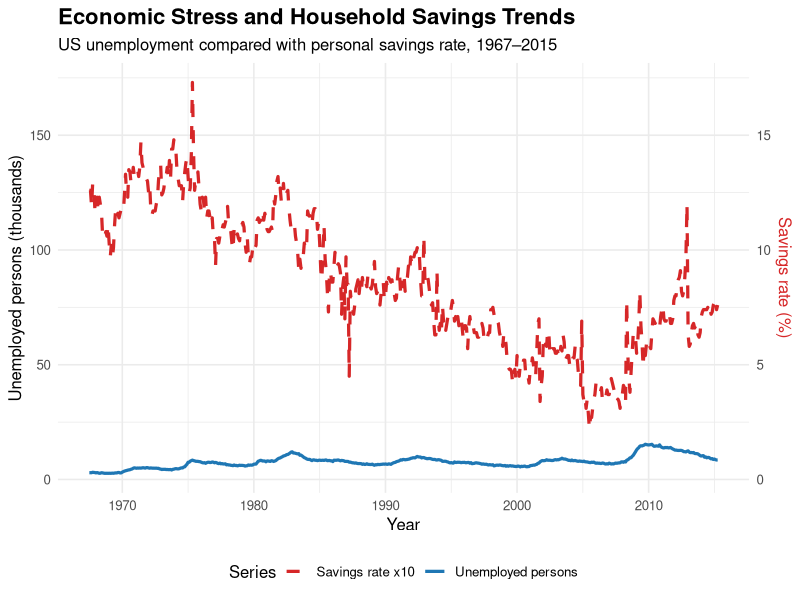
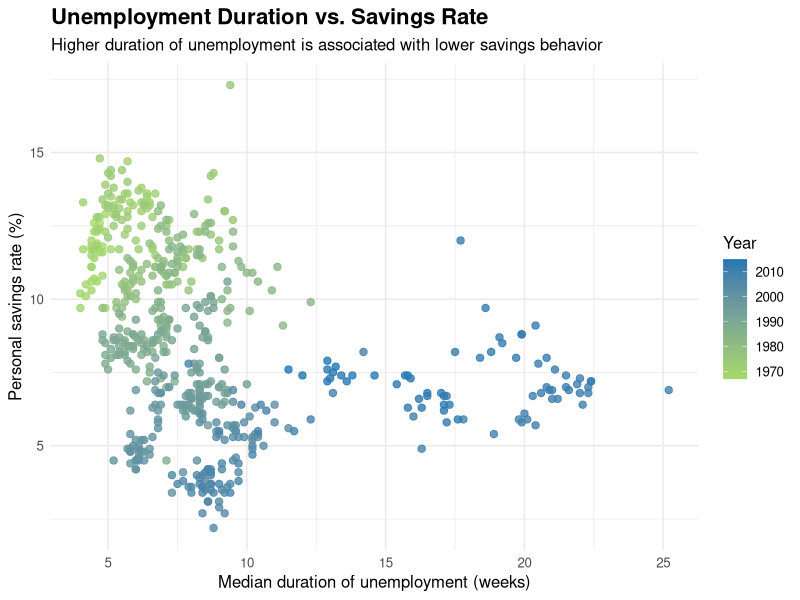
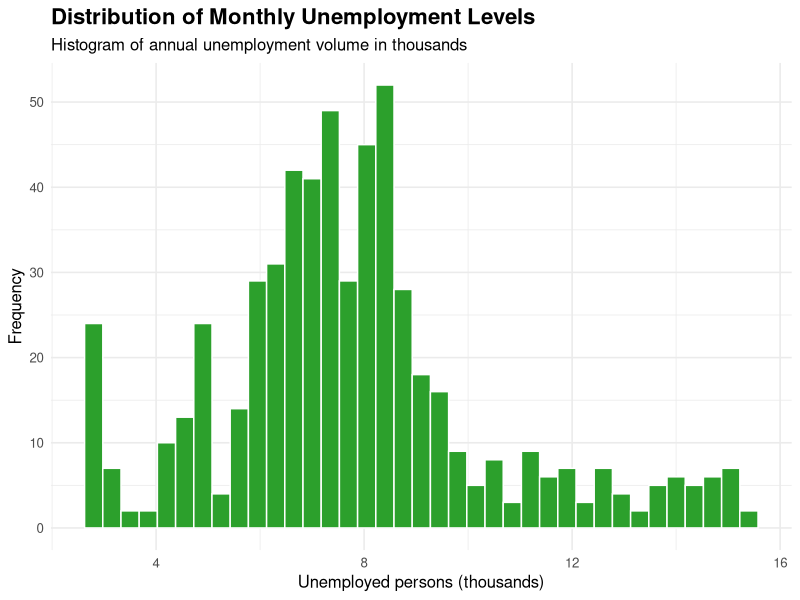
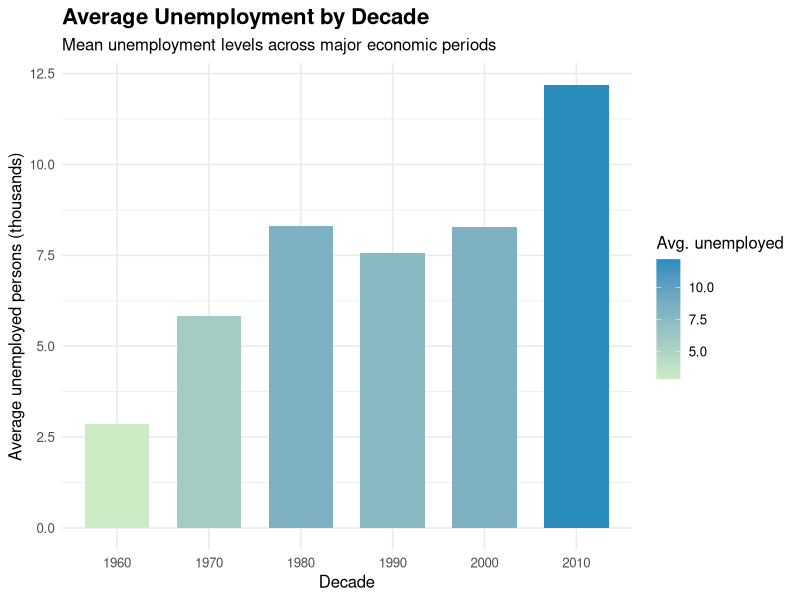
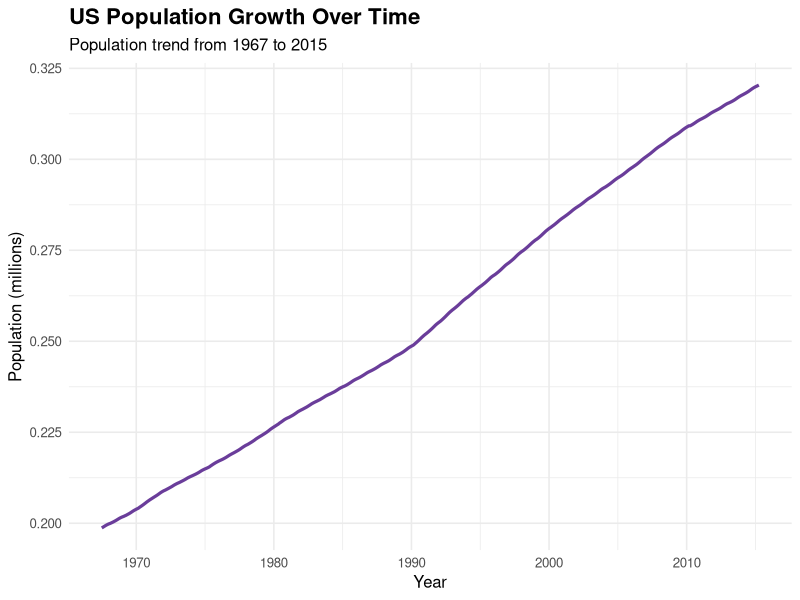

These charts were generated, in order, by the following R code:
library(ggplot2)
library(dplyr)
library(lubridate)
library(scales)

# Create output directory
output_dir <- file.path(getwd(), "output")
if (!dir.exists(output_dir)) {
  dir.create(output_dir, recursive = TRUE)
}

# Publicly available US economic trends dataset from ggplot2 package
# Source: ggplot2::economics
# Description: Monthly economic indicators from 1967-2015

econ <- ggplot2::economics %>%
  mutate(
    year = as.integer(format(date, "%Y")),
    month = month(date, label = TRUE),
    unemploy_thousands = unemploy / 1000,
    population_millions = pop / 1000000
  )

# Plot 1: long-term trend in unemployment and household savings
plot1 <- ggplot(econ, aes(x = date)) +
  geom_line(aes(y = unemploy_thousands, color = "Unemployed persons"), linewidth = 1.1) +
  geom_line(aes(y = psavert * 10, color = "Savings rate x10"), linewidth = 1.1, linetype = "dashed") +
  scale_y_continuous(
    name = "Unemployed persons (thousands)",
    sec.axis = sec_axis(~ . / 10, name = "Savings rate (%)")
  ) +
  scale_color_manual(values = c("Unemployed persons" = "#1f77b4", "Savings rate x10" = "#d62728")) +
  labs(
    title = "Economic Stress and Household Savings Trends",
    subtitle = "US unemployment compared with personal savings rate, 1967–2015",
    x = "Year",
    y = "Unemployed persons (thousands)",
    color = "Series"
  ) +
  theme_minimal(base_size = 12) +
  theme(
    plot.title = element_text(face = "bold", size = 16),
    legend.position = "bottom",
    axis.title.y.right = element_text(color = "#d62728")
  )

ggsave(file.path(output_dir, "plot1_economic_trends.png"), plot1, width = 10, height = 6, dpi = 300)

# Plot 2: scatter plot of unemployment duration against savings rate
plot2 <- ggplot(econ, aes(x = uempmed, y = psavert, color = year)) +
  geom_point(size = 2.2, alpha = 0.8) +
  scale_color_gradient(low = "#a6d96a", high = "#1f77b4") +
  labs(
    title = "Unemployment Duration vs. Savings Rate",
    subtitle = "Higher duration of unemployment is associated with lower savings behavior",
    x = "Median duration of unemployment (weeks)",
    y = "Personal savings rate (%)",
    color = "Year"
  ) +
  theme_minimal(base_size = 12) +
  theme(plot.title = element_text(face = "bold", size = 16))

ggsave(file.path(output_dir, "plot2_scatter_unemployment_vs_savings.png"), plot2, width = 10, height = 6, dpi = 300)

# Plot 3: histogram of unemployment distribution
plot3 <- ggplot(econ, aes(x = unemploy_thousands)) +
  geom_histogram(binwidth = 0.35, fill = "#2ca02c", color = "white") +
  labs(
    title = "Distribution of Monthly Unemployment Levels",
    subtitle = "Histogram of annual unemployment volume in thousands",
    x = "Unemployed persons (thousands)",
    y = "Frequency"
  ) +
  theme_minimal(base_size = 12) +
  theme(plot.title = element_text(face = "bold", size = 16))

ggsave(file.path(output_dir, "plot3_histogram_unemployment.png"), plot3, width = 10, height = 6, dpi = 300)

# Plot 4: average unemployment by decade
plot4_data <- econ %>%
  mutate(decade = floor(year / 10) * 10) %>%
  group_by(decade) %>%
  summarise(avg_unemployment = mean(unemploy_thousands, na.rm = TRUE), .groups = "drop")

plot4 <- ggplot(plot4_data, aes(x = factor(decade), y = avg_unemployment, fill = avg_unemployment)) +
  geom_col(width = 0.7) +
  scale_fill_gradient(low = "#ccebc5", high = "#2b8cbe") +
  labs(
    title = "Average Unemployment by Decade",
    subtitle = "Mean unemployment levels across major economic periods",
    x = "Decade",
    y = "Average unemployed persons (thousands)",
    fill = "Avg. unemployed"
  ) +
  theme_minimal(base_size = 12) +
  theme(
    plot.title = element_text(face = "bold", size = 16),
    legend.position = "right"
  )

ggsave(file.path(output_dir, "plot4_bar_unemployment_by_decade.png"), plot4, width = 10, height = 6, dpi = 300)

# Plot 5: population growth over time
plot5 <- ggplot(econ, aes(x = date, y = population_millions)) +
  geom_line(color = "#6a3d9a", linewidth = 1.1) +
  labs(
    title = "US Population Growth Over Time",
    subtitle = "Population trend from 1967 to 2015",
    x = "Year",
    y = "Population (millions)"
  ) +
  theme_minimal(base_size = 12) +
  theme(plot.title = element_text(face = "bold", size = 16))

ggsave(file.path(output_dir, "plot5_population_growth.png"), plot5, width = 10, height = 6, dpi = 300)

# Output summary information for report generation
cat("Generated plots in:", output_dir, "\n")
cat("Rows:", nrow(econ), "\n")
cat("Columns:", paste(names(econ), collapse = ", "), "\n")
